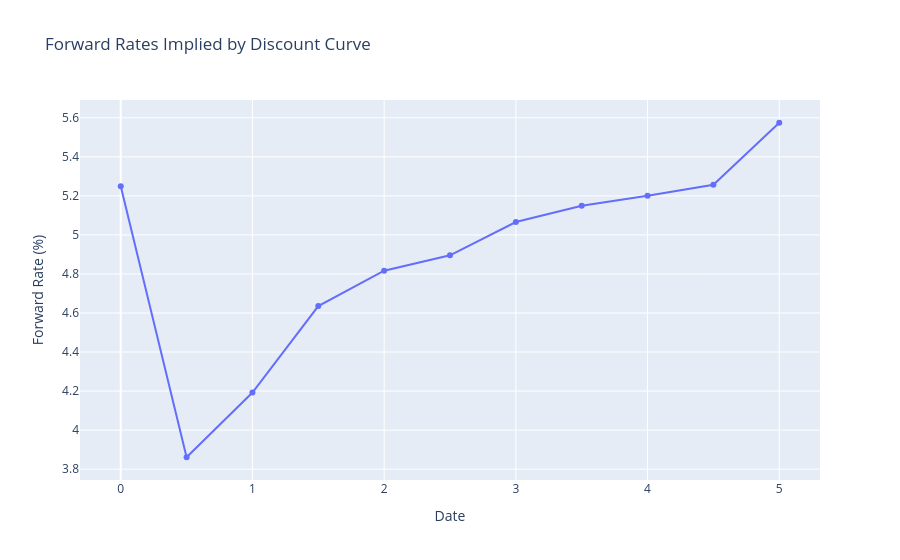

Source (notebook cell):
### Code cell
tt = np.arange(0.0, 5.0 + 0.5, 0.5)
fwd_rates = np.array([curve.fwd_rate(t, t + dt) for t in tt])

fig = go.Figure()
fig.add_trace(go.Scatter(x=tt, y=fwd_rates * 100, mode='lines+markers', name='Fwd Rates (%)'))
fig.update_layout(title='Forward Rates Implied by Discount Curve', xaxis_title='Date', yaxis_title='Forward Rate (%)')

### Figure 1 — Plotly figure (JSON) as saved in the notebook; plotly's stock layout.template omitted (floating-point values rounded to 4 significant figures)
{"data": [{"mode": "lines+markers", "name": "Fwd Rates (%)", "type": "scatter", "x": [0.0, 0.5, 1.0, 1.5, 2.0, 2.5, 3.0, 3.5, 4.0, 4.5, 5.0], "y": [5.25, 3.861, 4.192, 4.635, 4.817, 4.896, 5.066, 5.149, 5.201, 5.257, 5.575]}], "layout": {"title": {"text": "Forward Rates Implied by Discount Curve"}, "xaxis": {"title": {"text": "Date"}}, "yaxis": {"title": {"text": "Forward Rate (%)"}}}}
